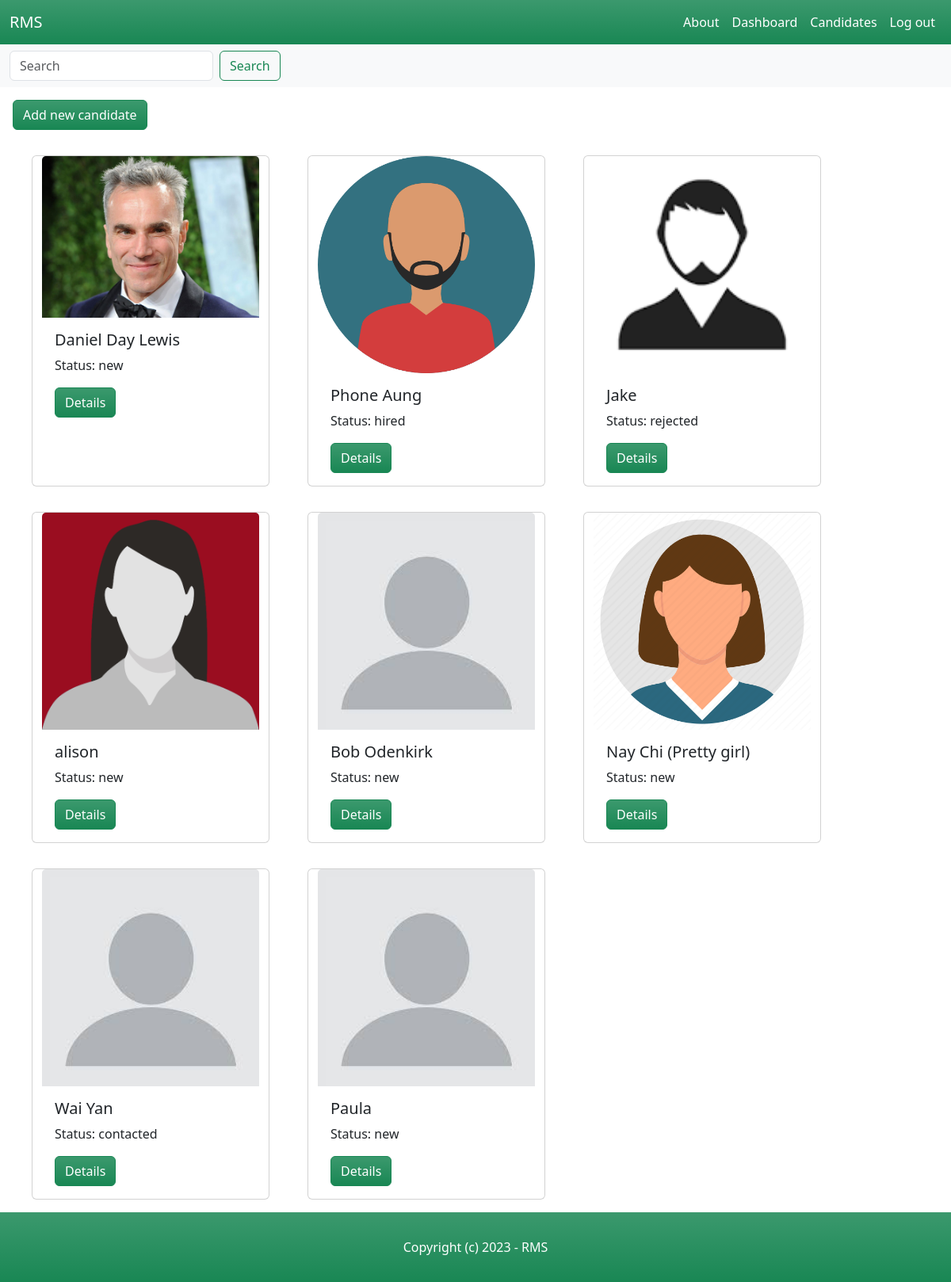
Before: /candidates/ (signed in) with the older database file.
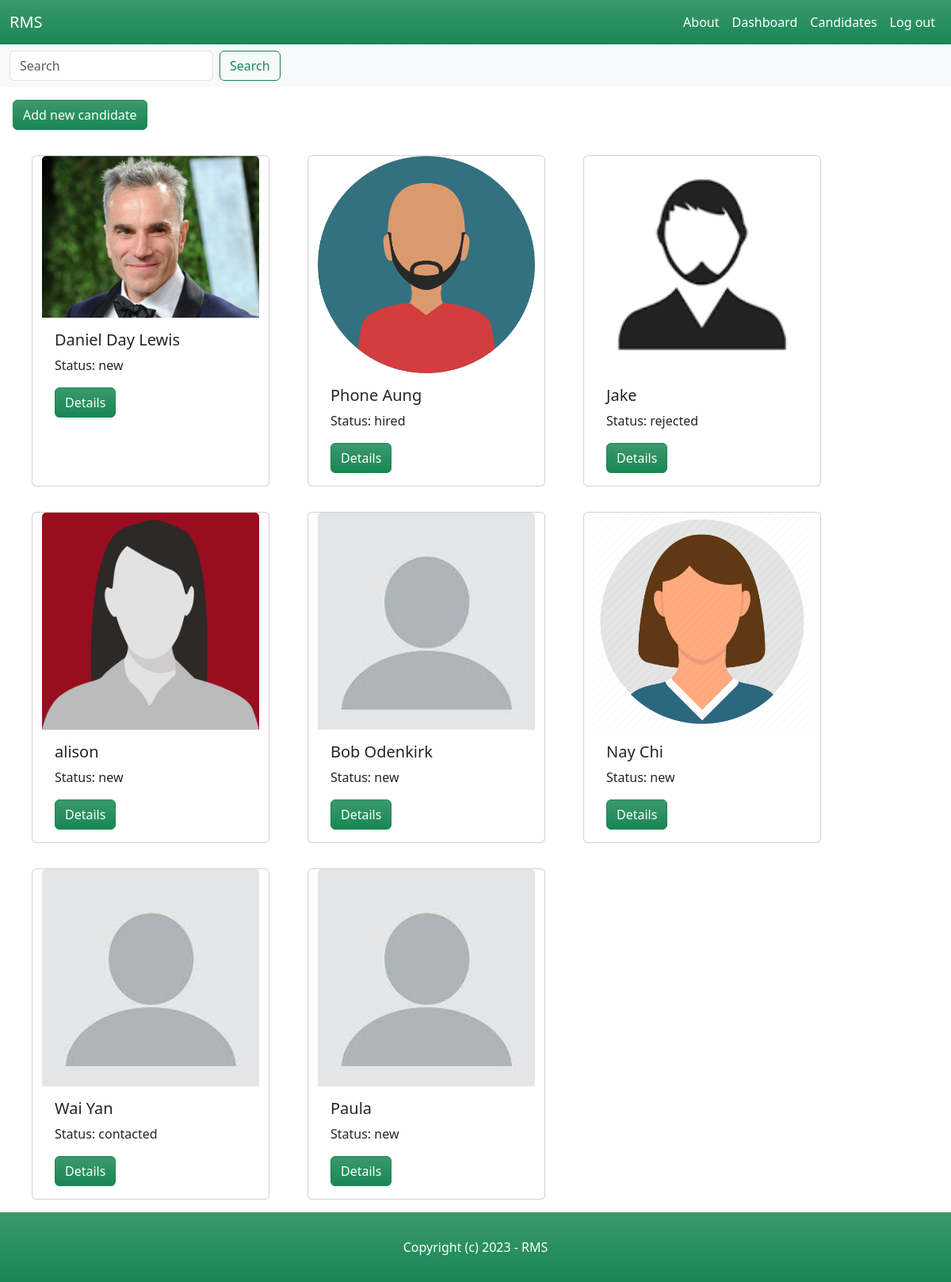
After: the same page with the newer database file.
### candidate/models.py (models this page shows, shortened)
class Candidate(models.Model):
    NEW = 'new'
    CONTACTED = 'contacted'
    INTERVIEWED = 'interviewed'
    HIRED = 'hired'
    REJECTED = 'rejected'
    CHOICES_STATUS = (
        (NEW, 'New'),
        (CONTACTED, 'Contacted'),
        (INTERVIEWED, 'Interviewed'),
        (HIRED, 'Hired'),
        (REJECTED, 'Rejected'),
    )
    name = models.CharField(max_length=255)
    description = models.TextField(blank=True, null=True)
    status = models.CharField(max_length=11, choices=CHOICES_STATUS, default=NEW)
    email = models.EmailField()
    phone = models.PositiveIntegerField()
    image = models.ImageField(upload_to='candidate_images', default='default_image.jpg', blank=True, null=True)
    resume = models.FileField(upload_to='resumes/', blank=True, null=True)
    is_active = models.BooleanField(default=True)
    created_by = models.ForeignKey(User, related_name='candidates', on_delete=models.CASCADE)
    created_at = models.DateTimeField(auto_now_add=True)
    modified_at = models.DateTimeField(auto_now=True)
    last_modified_by = models.ForeignKey(User, related_name='candidate', blank=True, null=True, on_delete=models.CASCADE)

### candidate/views.py (the view)
# urls.py: path('', views.candidates_list, name='candidates_list'),
@login_required
def candidates_list(request):
    candidates = Candidate.objects.filter(is_active=True)
    query = request.GET.get('query')
    if query:
        candidates = candidates.filter(name__icontains=query)
    return render(request, 'candidate/candidate_list.html', {
        'candidates': candidates,
        'query': query,
    })

### candidate/templates/candidate/candidate_list.html (shortened to what this page needs)
{% extends 'core/base.html' %}
{% block content %}
    <nav class="navbar bg-body-tertiary">
        <div class="container-fluid">
            <form method="get" action="{% url 'candidates_list' %}?query={{ query }}" class="d-flex" role="search">
                <input name="query" class="form-control me-2" type="search" placeholder="Search" aria-label="Search">
                <button class="btn btn-outline-success" type="submit">Search</button>
            </form>
        </div>
    </nav>
    <button class="mx-3 my-3 btn btn-success bg-gradient"><a class="nav-link text-white" href="{% url 'add_candidate' %}">Add new candidate</a></button>
    {% if candidates %}
    <div class="row mx-3">
        {% for candidate in candidates %}
        <div class="card mx-4 my-3" style="width: 300px;">
            <img src="{{ candidate.image.url }}" class="card-img-top" alt="{{ candidate.name }}">
            <div class="card-body">
                <h5 class="card-title">{{ candidate.name }}</h5>
                <p class="card-text">Status: {{ candidate.status }}</p>
                <a href="{% url 'candidate_details' candidate.id %}" class="btn btn-success bg-gradient">Details</a>
            </div>
        </div>
        {% endfor %}
    </div>
    {% else %}
        <div class="row mx-3">
            <p>no candidates found</p>
        </div>
    {% endif %}
{% endblock %}

Changed rows visible on the page:
changed Candidate: name "Nay Chi (Pretty girl)" → "Nay Chi"
